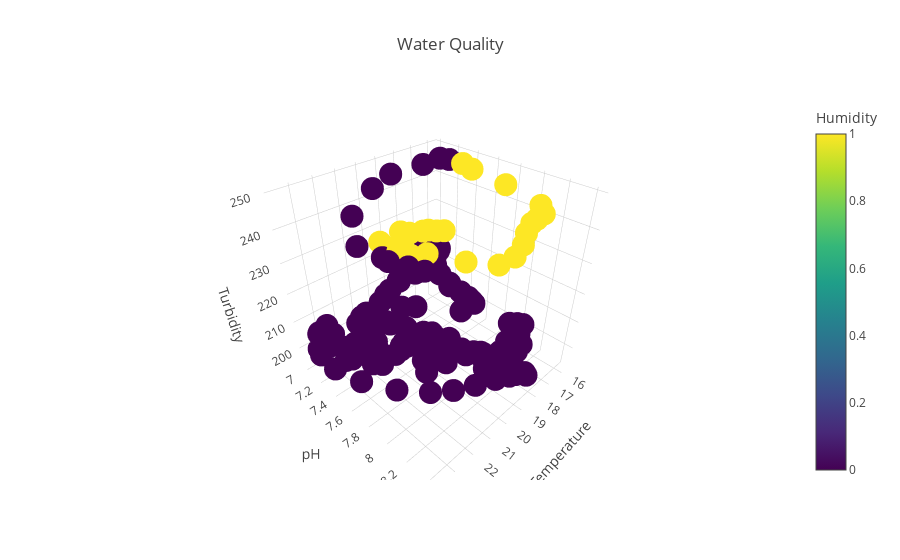
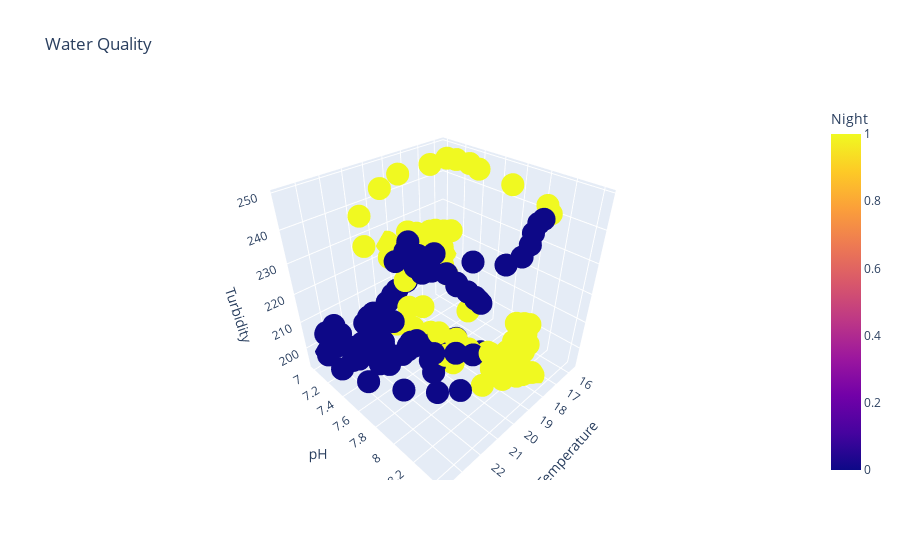

Source (notebook cell) for these figures, in order:
### Code cell
fig = px.scatter_3d(resampledData, x='Temperature', y='pH', z='Turbidity',title='Water Quality',color='Humidity',template = 'xgridoff')#, symbol='species')
fig.show()
fig = px.scatter_3d(resampledData, x='Temperature', y='pH', z='Turbidity',title='Water Quality',color='Night')#, symbol='species')
fig.show()

### Figure 1 — Plotly figure (JSON) as saved in the notebook; plotly's stock layout.template omitted (floating-point values rounded to 4 significant figures; data arrays with more than 128 entries replaced by an {"elided": "..."} marker saying what was removed)
{"data": [{"hovertemplate": "Temperature=%{x}<br>pH=%{y}<br>Turbidity=%{z}<br>Humidity=%{marker.color}<extra></extra>", "legendgroup": "", "marker": {"color": {"elided": "169 int values"}, "coloraxis": "coloraxis", "symbol": "circle"}, "mode": "markers", "name": "", "scene": "scene", "showlegend": false, "type": "scatter3d", "x": {"elided": "169 float values"}, "y": {"elided": "169 float values"}, "z": {"elided": "169 float values"}}], "layout": {"coloraxis": {"colorbar": {"title": {"text": "Humidity"}}, "colorscale": [[0, "#440154"], [0.1111, "#482878"], [0.2222, "#3e4989"], [0.3333, "#31688e"], [0.4444, "#26828e"], [0.5556, "#1f9e89"], [0.6667, "#35b779"], [0.7778, "#6ece58"], [0.8889, "#b5de2b"], [1, "#fde725"]]}, "legend": {"tracegroupgap": 0}, "scene": {"domain": {"x": [0, 1], "y": [0, 1]}, "xaxis": {"title": {"text": "Temperature"}}, "yaxis": {"title": {"text": "pH"}}, "zaxis": {"title": {"text": "Turbidity"}}}, "title": {"text": "Water Quality"}}}

### Figure 2 — Plotly figure (JSON) as saved in the notebook; plotly's stock layout.template omitted (floating-point values rounded to 4 significant figures; data arrays with more than 128 entries replaced by an {"elided": "..."} marker saying what was removed)
{"data": [{"hovertemplate": "Temperature=%{x}<br>pH=%{y}<br>Turbidity=%{z}<br>Night=%{marker.color}<extra></extra>", "legendgroup": "", "marker": {"color": {"elided": "169 int values"}, "coloraxis": "coloraxis", "symbol": "circle"}, "mode": "markers", "name": "", "scene": "scene", "showlegend": false, "type": "scatter3d", "x": {"elided": "169 float values"}, "y": {"elided": "169 float values"}, "z": {"elided": "169 float values"}}], "layout": {"coloraxis": {"colorbar": {"title": {"text": "Night"}}, "colorscale": [[0, "#0d0887"], [0.1111, "#46039f"], [0.2222, "#7201a8"], [0.3333, "#9c179e"], [0.4444, "#bd3786"], [0.5556, "#d8576b"], [0.6667, "#ed7953"], [0.7778, "#fb9f3a"], [0.8889, "#fdca26"], [1, "#f0f921"]]}, "legend": {"tracegroupgap": 0}, "scene": {"domain": {"x": [0, 1], "y": [0, 1]}, "xaxis": {"title": {"text": "Temperature"}}, "yaxis": {"title": {"text": "pH"}}, "zaxis": {"title": {"text": "Turbidity"}}}, "title": {"text": "Water Quality"}}}
